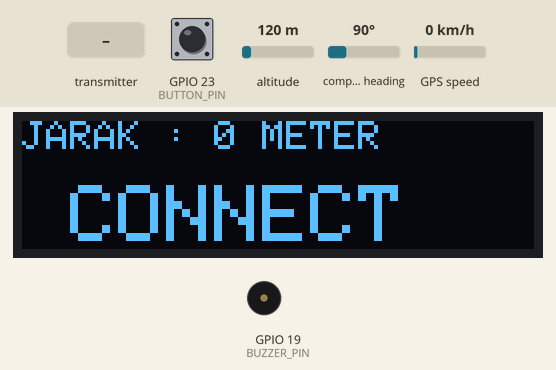
Recording of a sketch running on a simulated ESP32. Shown: 128×32 one-colour display, buzzer (waves = sounding, pin HIGH). The test bench sets the inputs (shaded band); at power-on: GPIO 23 (BUTTON_PIN) LOW, altitude 120 m, compass heading 90°, GPS speed 0 km/h. The GPS gets a fix after 3 s at 37.7749, -122.4194 with 8 satellites; what the sketch prints to the serial monitor is not drawn.

Above: at 1.6 s.
1.7 s: the transmitter starts sending button_pth = 1
At 2.8 s:
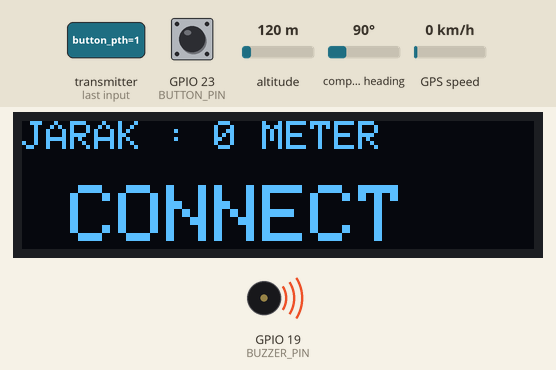
3.2 s: the transmitter starts sending jarak = 1024
At 4.4 s:
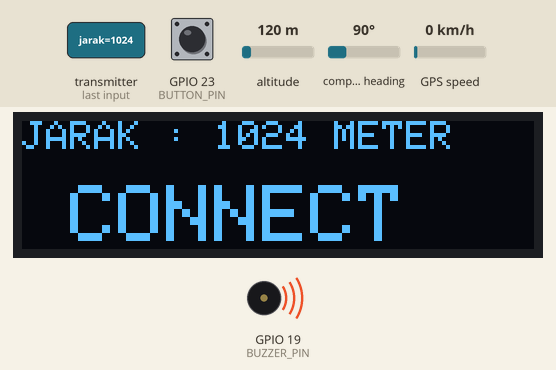
4.7 s: the transmitter starts sending jarak = 2048
At 6.6 s:
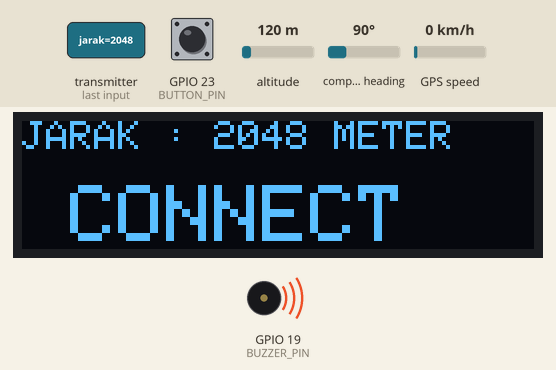
6.9 s: the transmitter starts sending button_pth = 0
At 7.9 s:
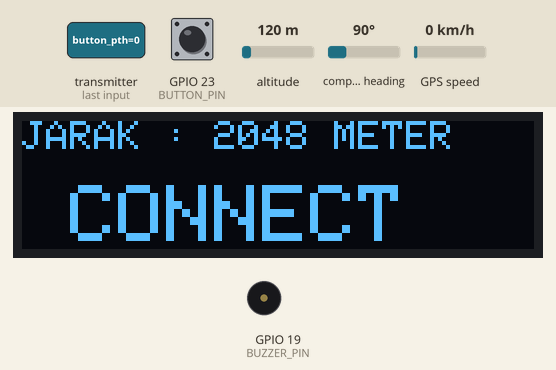
Timing chart, 0 to 9.4 s (numbered marks = the images above; inputs shaded):
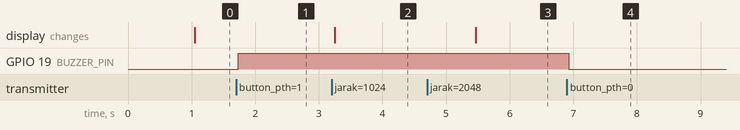

The sketch:

ESP_HITAM_TEST.ino
```cpp
////////////////////////////////////////////////////////////////////// ESP-NOW
#include <esp_now.h>
#include <WiFi.h>

uint8_t broadcastAddress[] = {0xB0, 0xA7, 0x32, 0x2A, 0x3B, 0xD4}; // Ganti dengan MAC penerima

#pragma pack(push, 1)

typedef struct Data {
  bool button_htm;
  bool button_pth;
  double lat_htm;
  double lng_htm;
  int jarak;
} Variable;

#pragma pack(pop)

Variable send;
Variable receive;

bool BTN_State ;

///////////////////////////////////////////////////////////////////// OLED
#include <SPI.h>
#include <Wire.h>
#include <Adafruit_GFX.h>
#include <Adafruit_SSD1306.h>

#define SCREEN_WIDTH 128 // OLED display width, in pixels
#define SCREEN_HEIGHT 32 // OLED display height, in pixels

#define OLED_RESET     -1 // Reset pin # (or -1 if sharing Arduino reset pin)
#define SCREEN_ADDRESS 0x3C ///< See datasheet for Address; 0x3D for 128x64, 0x3C for 128x32
Adafruit_SSD1306 display(SCREEN_WIDTH, SCREEN_HEIGHT, &Wire, OLED_RESET);

//////////////////////////////////////////////////////////////////// GPS
#include <TinyGPS++.h>
#define RXD2 16
#define TXD2 17

#define GPS_BAUD 9600

TinyGPSPlus gps;

HardwareSerial gpsSerial(2);

/////////////////////////////////////////////////////////////////// LAIN
#define BUTTON_PIN 23
#define BUZZER_PIN 19

esp_now_send_status_t status;

void DataSend(const uint8_t *mac_addr, esp_now_send_status_t status) {
  Serial.println(status == ESP_NOW_SEND_SUCCESS ? " CONNECT " : "NO CONNECT");

  display.clearDisplay();
  display.setTextSize(2);
  display.setTextColor(SSD1306_WHITE);
  display.setCursor(0, 16);

  // Tampilkan teks pada layar OLED
  display.println(status == ESP_NOW_SEND_SUCCESS ? " CONNECT " : "NO CONNECT");

  display.setTextSize(1);
  display.setTextColor(SSD1306_WHITE);
  display.setCursor(0, 0);
  display.print("JARAK : "); display.print(receive.jarak); display.print(" METER");
  display.display();  // K
}

void DataReceive(const esp_now_recv_info* info, const uint8_t* incomingData, int len) {
  memcpy(&receive, incomingData, sizeof(receive));
  Serial.println();
  Serial.println("<<<<< Receive Data:");
  Serial.print("Bytes received: ");
  Serial.println(len);

  // Tidak perlu mendeklarasikan receive_rnd_val_1 dan receive_rnd_val_2 lagi
  Serial.println("Receive Data: ");
  Serial.println(receive.button_pth);  // Mengakses data langsung dari struct
  Serial.println(receive.jarak);  // Mengakses data langsung dari struct
  Serial.println(" ");
  digitalWrite(BUZZER_PIN, receive.button_pth);

}


void setup() {
  Serial.begin(115200);
  WiFi.mode(WIFI_STA);

  pinMode(BUZZER_PIN, OUTPUT);
  pinMode(BUTTON_PIN, INPUT_PULLDOWN);


  if (esp_now_init() != ESP_OK) {
    Serial.println("ESP-NOW Init failed");
    return;
  }

  if(!display.begin(SSD1306_SWITCHCAPVCC, SCREEN_ADDRESS)) {
    Serial.println(F("OLED GAGAL"));
    for(;;); // Don't proceed, loop forever
  }
//////////////////////////////////////////////////////////////////////////////////////////ESP-NOW
  esp_now_register_send_cb(DataSend);

  esp_now_peer_info_t peerInfo;
  memcpy(peerInfo.peer_addr, broadcastAddress, 6);
  peerInfo.channel = 0;
  peerInfo.encrypt = false;

  if (esp_now_add_peer(&peerInfo) != ESP_OK) {
    Serial.println("Failed to add peer");
    return;
  }

  esp_now_register_recv_cb(DataReceive);  // Callback yang sudah diperbarui

////////////////////////////////////////////////////////////////////////////////////////// GPS
  gpsSerial.begin(GPS_BAUD, SERIAL_8N1, RXD2, TXD2);

}

void loop() {
  ////////////////////////////////////////////////////////////////////////////////////////// OLED
  // display.clearDisplay();
  // display.setTextSize(2);
  // display.setTextColor(SSD1306_WHITE);
  // display.setCursor(0, 16);

  // display.println(status == ESP_NOW_SEND_SUCCESS ? " CONNECT " : "NO CONNECT");

  // display.setTextSize(1);
  // display.setTextColor(SSD1306_WHITE);
  // display.setCursor(0, 0);
  // display.print("JARAK : "); display.print(receive.jarak);
  // // display.setCursor(0, 0);
  // // display.print("JARAK :                                                           ");

  ////////////////////////////////////////////////////////////////////////////////////////// BUZZER
  BTN_State = 0;
  BTN_State = digitalRead(BUTTON_PIN);
  if(BTN_State == 1){
    send.button_htm = 1;
  }
  else {
    send.button_htm = 0;
  }

  ////////////////////////////////////////////////////////////////////////////////////////// GPS
  unsigned long start = millis();
  while (millis() - start < 1000) {
    while (gpsSerial.available() > 0) {
      gps.encode(gpsSerial.read());
    }
  }
  if (gps.location.isUpdated()){
    Serial.print("LAT: ");
    Serial.println(gps.location.lat(), 6);
    Serial.print("LONG: ");
    Serial.println(gps.location.lng(), 6);
  }

  send.lat_htm = gps.location.lat();
  send.lng_htm = gps.location.lng();

  // send.lat_htm =  -6.200000;
  // send.lng_htm = 106.816666;

  esp_err_t result = esp_now_send(broadcastAddress, (uint8_t *)&send, sizeof(send));

  if (result == ESP_OK) {
    Serial.println("<<<<< Sent data successfully");
    Serial.println(send.button_htm);
    Serial.println(send.lat_htm);
    Serial.println(send.lng_htm);
    Serial.println(" ");
  } else {
    Serial.println("Error sending data");

  }
  //display.display();
  delay(100);
}
```

Measured:
- after the input at 1.7 s, GPIO 19 (BUZZER_PIN): LOW → HIGH at once
- after the input at 3.2 s, the display: changes after 0.05 s (image 2)
- after the input at 4.7 s, the display: changes after 0.77 s (image 3)
- after the input at 6.9 s, GPIO 19 (BUZZER_PIN): HIGH → LOW at once
